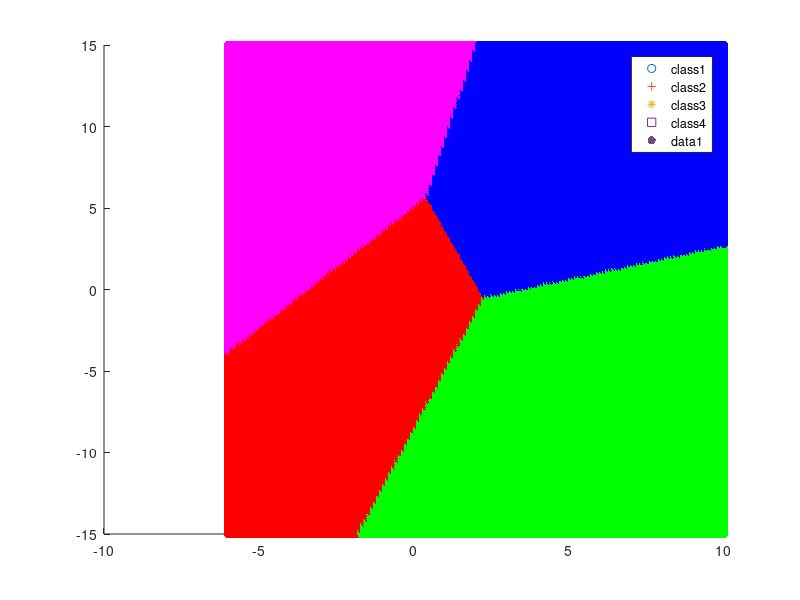

Write the MATLAB code that produced this figure. (Note: this script raises an error after producing the figure.)
clc;
clear;
close all;

%% Loading the data
train1 = importdata('class1_train.txt');
test1 = importdata('class1_test.txt');
train2 = importdata('class2_train.txt');
test2 = importdata('class2_test.txt');
train3 = importdata('class3_train.txt');
test3 = importdata('class3_test.txt');
train4 = importdata('class4_train.txt');
test4 = importdata('class4_test.txt');

total_train = [train1; train2; train3; train4];
total_test = [test1; test2; test3; test4];
d = size(total_train,2);
actual_class(1:size(total_test,1),1:1) = 0;
actual_class(1:100,1) = 1;
actual_class(101:200,1) = 2;
actual_class(201:300,1) = 3;
actual_class(301:400,1) = 4;

%% Code
mean1 = mean(train1);
mean2 = mean(train2);
mean3 = mean(train3);
mean4 = mean(train4);

cov1 = cov(train1);
cov2 = cov(train2);
cov3 = cov(train3);
cov4 = cov(train4);

common_cov = (cov1 + cov2 + cov3 + cov4)./4;

predicted_class(1:size(total_test,1),1:1) = 0;
for p = 1:size(total_test,1)
    x = total_test(p,:);
    
    first_term = sqrt((2*pi).^d)*sqrt(det(common_cov));
    second_term = -0.5*(x.' - mean1.').'/common_cov*(x.' - mean1.');
    pxy1 = (1./first_term)*exp(second_term);
    pxy1 = pxy1*(size(train1,1)./size(total_train,1));
    
    first_term = sqrt((2*pi).^d)*sqrt(det(common_cov));
    second_term = -0.5*(x.' - mean2.').'/common_cov*(x.' - mean2.');
    pxy2 = (1./first_term)*exp(second_term);
    pxy2 = pxy2*(size(train2,1)./size(total_train,1));

    first_term = sqrt((2*pi).^d)*sqrt(det(common_cov));
    second_term = -0.5*(x.' - mean3.').'/common_cov*(x.' - mean3.');
    pxy3 = (1./first_term)*exp(second_term);
    pxy3 = pxy3*(size(train3,1)./size(total_train,1));

    first_term = sqrt((2*pi).^d)*sqrt(det(common_cov));
    second_term = -0.5*(x.' - mean4.').'/common_cov*(x.' - mean4.');
    pxy4 = (1./first_term)*exp(second_term);
    pxy4 = pxy4*(size(train4,1)./size(total_train,1));

    pxy = [pxy1;pxy2;pxy3;pxy4];
    [B2,I2] = sort(pxy);
    % ascending order sorting
    predicted_class(p,1) = I2(end,1);
end
%% Post processing
[C,order] = confusionmat(actual_class,predicted_class);
accuracy = (sum(diag(C))./size(total_test,1))*100;
scatter(train1(:,1),train1(:,2),'red')
hold on
scatter(train2(:,1),train2(:,2),'blue','+')
hold on
scatter(train3(:,1),train3(:,2),'green','*')
hold on
scatter(train4(:,1),train4(:,2),'magenta','s')
hold on
legend('class1', 'class2','class3', 'class4','Location','Best');

%% Decision region
xrange(1:300,1) = 0;
yrange(1:300,1) = 0;
color_matrix(1:300,1:3) = 0;
i = 1;
for xvalue = -6:0.1:10
    for yvalue = -15:0.1:15
        xrange(i,1) = xvalue;
        yrange(i,1) = yvalue;
        point = [xvalue yvalue];
        first_term = sqrt((2*pi).^d)*sqrt(det(common_cov));
        second_term = -0.5*(point.' - mean1.').'/common_cov*(point.' - mean1.');
        pxy1 = (1./first_term)*exp(second_term);
        pxy1 = pxy1*(size(train1,1)./size(total_train,1));

        first_term = sqrt((2*pi).^d)*sqrt(det(common_cov));
        second_term = -0.5*(point.' - mean2.').'/common_cov*(point.' - mean2.');
        pxy2 = (1./first_term)*exp(second_term);
        pxy2 = pxy2*(size(train2,1)./size(total_train,1));

        first_term = sqrt((2*pi).^d)*sqrt(det(common_cov));
        second_term = -0.5*(point.' - mean3.').'/common_cov*(point.' - mean3.');
        pxy3 = (1./first_term)*exp(second_term);
        pxy3 = pxy3*(size(train3,1)./size(total_train,1));

        first_term = sqrt((2*pi).^d)*sqrt(det(common_cov));
        second_term = -0.5*(point.' - mean4.').'/common_cov*(point.' - mean4.');
        pxy4 = (1./first_term)*exp(second_term);
        pxy4 = pxy4*(size(train4,1)./size(total_train,1));

        pxy = [pxy1;pxy2;pxy3;pxy4];
        [~,I] = max(pxy);
        if I == 1
           color_matrix(i,:) = [1 0 0];%red
        else
            if I == 2
                color_matrix(i,:) = [0 0 1];%blue
            else
                if I == 3
                    color_matrix(i,:) = [0 1 0];%green
                else 
                    color_matrix(i,:) = [1 0 1];%magenta
                end
            end
        end
        i = i+1;
    end
end
% color_matrix_vector = char(color_matrix);
s = scatter(xrange,yrange,[],color_matrix,'filled');
s.Marker = 's';
% s.LineWidth = 0.01;
s.MarkerFaceAlpha = 0.05;
s.MarkerEdgeAlpha = 0.05;